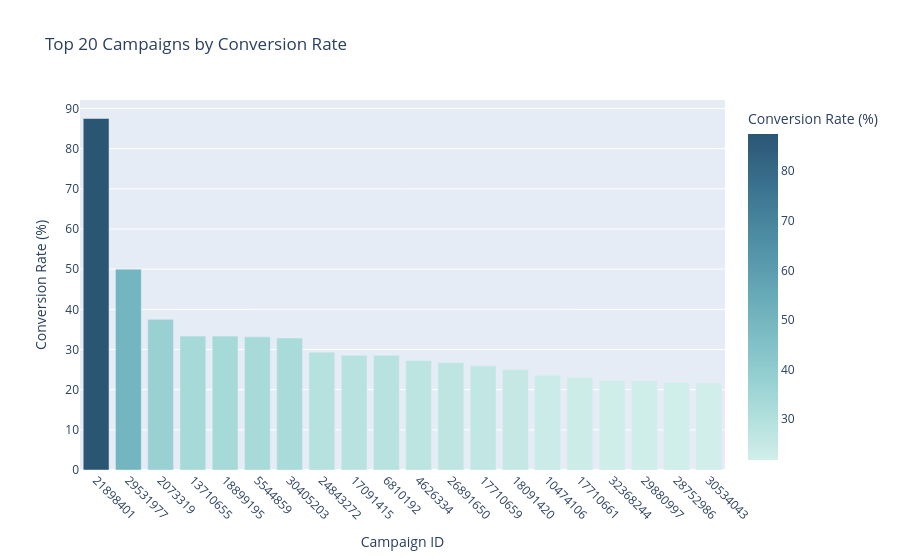

Source (notebook cell):
### Markdown cell above
# Chart 1: Campaign conversion rate ranking

### Code cell
campaign_stats = df.groupby('campaign').agg(
    total_impressions=('conversion', 'count'),
    total_conversions=('conversion', 'sum'),
    conversion_rate=('conversion', 'mean'),
    avg_cost=('cost', 'mean')
).reset_index()

campaign_stats['conversion_rate_pct'] = campaign_stats['conversion_rate'] * 100
top_campaigns = campaign_stats.nlargest(20, 'conversion_rate_pct')

fig = px.bar(
    top_campaigns,
    x='campaign',
    y='conversion_rate_pct',
    title='Top 20 Campaigns by Conversion Rate',
    labels={'campaign': 'Campaign ID', 'conversion_rate_pct': 'Conversion Rate (%)'},
    color='conversion_rate_pct',
    color_continuous_scale='teal'
)
fig.update_layout(xaxis_tickangle=45)
fig.write_html('../charts/m3_campaign_conversion_rate.html')
fig.show()
print("Chart 1 saved")

### Figure 1 — Plotly figure (JSON) as saved in the notebook; plotly's stock layout.template omitted (floating-point values rounded to 4 significant figures)
{"data": [{"hovertemplate": "Campaign ID=%{x}<br>Conversion Rate (%)=%{marker.color}<extra></extra>", "legendgroup": "", "marker": {"color": [87.5, 50.0, 37.5, 33.33, 33.33, 33.15, 32.85, 29.33, 28.57, 28.57, 27.27, 26.77, 25.93, 25.0, 23.59, 23.08, 22.25, 22.22, 21.88, 21.74], "coloraxis": "coloraxis", "pattern": {"shape": ""}}, "name": "", "orientation": "v", "showlegend": false, "textposition": "auto", "type": "bar", "x": ["21898401", "29531977", "2073319", "13710655", "18899195", "5544859", "30405203", "24843272", "17091415", "6810192", "4626334", "26891650", "17710659", "18091420", "10474106", "17710661", "32368244", "29880997", "28752986", "30534043"], "xaxis": "x", "y": [87.5, 50.0, 37.5, 33.33, 33.33, 33.15, 32.85, 29.33, 28.57, 28.57, 27.27, 26.77, 25.93, 25.0, 23.59, 23.08, 22.25, 22.22, 21.88, 21.74], "yaxis": "y"}], "layout": {"barmode": "relative", "coloraxis": {"colorbar": {"title": {"text": "Conversion Rate (%)"}}, "colorscale": [[0, "rgb(209, 238, 234)"], [0.1667, "rgb(168, 219, 217)"], [0.3333, "rgb(133, 196, 201)"], [0.5, "rgb(104, 171, 184)"], [0.6667, "rgb(79, 144, 166)"], [0.8333, "rgb(59, 115, 143)"], [1, "rgb(42, 86, 116)"]]}, "legend": {"tracegroupgap": 0}, "title": {"text": "Top 20 Campaigns by Conversion Rate"}, "xaxis": {"anchor": "y", "domain": [0, 1], "tickangle": 45, "title": {"text": "Campaign ID"}}, "yaxis": {"anchor": "x", "domain": [0, 1], "title": {"text": "Conversion Rate (%)"}}}}
